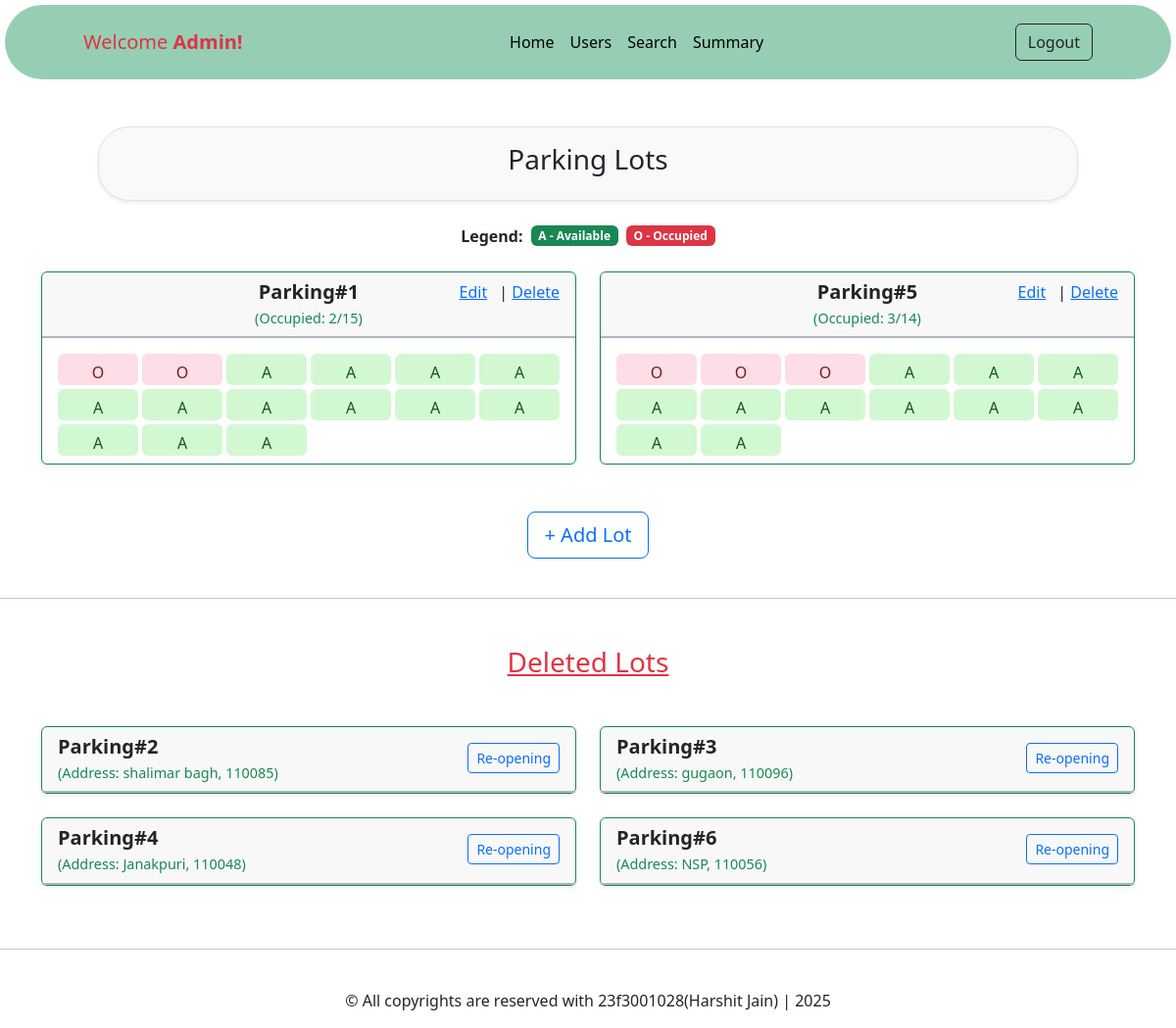
The page /home (signed in) on the database its author committed.
### app/models/parking_lot.py (models this page shows, shortened)
class parking_lot(db.Model):
    __tablename__ = 'parking_lot'
    lot_id = db.Column(db.Integer, primary_key=True, autoincrement=True)
    location = db.Column(db.String(100), nullable=False)
    address = db.Column(db.String(250), nullable=False)
    pin_code = db.Column(db.Integer, nullable=False)
    total_spots = db.Column(db.Integer, nullable=False)
    price = db.Column(db.Integer, nullable=False)
    status = db.Column(db.String(20), default='active')  # 'active', 'deleted'
    spots = db.relationship('parking_spot', backref='lot', lazy=True)
    @property
    def total_no_spots(self):
        return len([spot for spot in self.spots if spot.is_active])
    @property
    def occupied_spots(self):
        return len([spot for spot in self.spots if spot.is_active and spot.status == 'occupied'])

### app/models/parking_spot.py (models this page shows)
class parking_spot(db.Model):
    __tablename__ = 'parking_spot'
    spot_id = db.Column(db.Integer, primary_key=True, autoincrement=True)
    lot_id = db.Column(db.Integer, db.ForeignKey('parking_lot.lot_id', ondelete='RESTRICT', onupdate='CASCADE'))
    status = db.Column(db.String(20), nullable=False) # status = 'occupied' or 'available'
    is_active = db.Column(db.Boolean, default=True)  # True = exists, False = deleted

### app/routes/admin.py (the view)
@admin_bp.route('/home')
@admin_required
def view_lots():
    lots = parking_lot.query.filter_by(status='active').all()
    old_lots = parking_lot.query.filter_by(status='deleted').all()
    return render_template('admin/admin_dash.html', lots=lots, old_lots=old_lots)

### app/routes/admin.py (called while the page is built)
def admin_required(f):
    @wraps(f)
    def decorated_function(*args, **kwargs):
        if 'admin' not in session:
            return redirect(url_for('auth.adminlogin'))
        return f(*args, **kwargs)
    return decorated_function

### app/templates/admin/admin_dash.html (shortened to what this page needs)
{% extends "admin/base.html" %}
{% block heading %} Parking Lots{% endblock %}
{% block content %}
  <div class="mt-4 d-flex justify-content-center align-items-center gap-2">
    <strong>Legend:</strong>
    <span class="badge bg-success">A - Available</span>
    <span class="badge bg-danger">O - Occupied</span>
  </div>
  <br>
<div class="container">
  <div class="row">
    {% for lot in lots %}
    <div class="col-md-6 mb-4">
      <div class="card shadow-sm border border-success">
        <div class="card-header py-2 border-bottom border-dark-subtle border-2">
          <div class="d-flex justify-content-between align-items-start">
            <div class="text-center w-100">
              <h5 class="mb-1"><strong>Parking#{{ lot.lot_id }}</strong></h5>
              <p class="text-success mb-0" style="font-size: 0.9rem;">(Occupied: {{ lot.occupied_spots }}/{{ lot.total_no_spots }})</p>
            </div>
            <div class="position-absolute end-0 top-0 mt-2 me-3">
              <a href="{{ url_for('admin.update_lot', lot_id=lot.lot_id) }}" class="text-primary me-2">Edit</a> |
              <a href="{{ url_for('admin.delete_lot', lot_id=lot.lot_id) }}" class="text-primary"
              onclick="return confirm('Are you sure you want to delete this lot? This action cannot be undone!')">Delete</a>
            </div>
          </div>
        </div>
        <div class="card-body pt-3 pb-2">
          <div class="row gx-1 gy-1">
            {% for spot in lot.spots if spot.is_active %}
            <div class="col-2">
              <a href="{{ url_for('admin.view_spot', spot_id=spot.spot_id) }}"
                class="w-100 btn spot-btn
                {% if spot.status == 'occupied' %}occupied{% else %}available{% endif %}">
                {{ 'O' if spot.status == 'occupied' else 'A' }}
              </a>
            </div>
            {% endfor %}
          </div>
        </div>
      </div>
    </div>
    {% endfor %}
  </div>
  <div class="text-center mt-4">
    <a href="{{ url_for('admin.create_lot') }}" class="btn btn-outline-primary btn-lg">+ Add Lot</a>
  </div>
</div>
<br>
<hr>
<div class="container">
  <h3 class="text-danger my-5 text-center"><u>Deleted Lots</u></h3>
  <div class="row">
    {% for lot in old_lots %}
    <div class="col-md-6 mb-4">
      <div class="card shadow-sm border border-success">
        <div class="card-header py-2 border-bottom border-dark-subtle border-2">
          <div class="d-flex justify-content-between align-items-start">
            <div class="text-left w-100">
              <h5 class="mb-1"><strong>Parking#{{ lot.lot_id }}</strong></h5>
              <p class="text-success mb-0" style="font-size: 0.9rem;">(Address: {{ lot.address }}, {{ lot.pin_code }})</p>
            </div>
            <div class="position-absolute end-0 top-2 mt-2 me-3">
              <a href="{{ url_for('admin.reopen_lot', lot_id=lot.lot_id) }}" class="btn btn-outline-primary btn-lg btn-sm">Re-opening</a>
            </div>
          </div>
        </div>
      </div>
    </div>
    {% endfor %}
  </div>
</div>
{% endblock %}

### app/templates/admin/base.html (shortened to what this page needs)
<!DOCTYPE html>
<html lang="en">
<head>
    <link href="https://cdn.jsdelivr.net/npm/bootstrap@5.3.6/dist/css/bootstrap.min.css" rel="stylesheet">
    <link href="https://cdn.jsdelivr.net/npm/bootstrap-icons@1.10.5/font/bootstrap-icons.css" rel="stylesheet">
</head>
<body>
<nav class="navbar navbar-expand-lg navbar-dark mb-5 rounded-pill" style="background-color: #96ceb4; margin: 5px 5px 5px 5px ;">
  <div class='container-fluid' style="padding: 10px 80px 10px 80px;">
    <span class="navbar-brand text-danger"> Welcome <b>Admin!</b></span>
    <div class="collapse navbar-collapse justify-content-center">
      <ul class="navbar-nav">
        <li class="nav-item"><a class="nav-link text-black" href="{{ url_for('admin.view_lots') }}">Home</a></li>
        <li class="nav-item"><a class="nav-link text-black" href="{{ url_for('admin.view_users') }}">Users</a></li>
        <li class="nav-item"><a class="nav-link text-black" href="{{ url_for('admin.search') }}">Search</a></li>
        <li class="nav-item"><a class="nav-link text-black" href="{{ url_for('admin.admin_summary') }}">Summary</a></li>
      </ul>
    </div>
    <a class="btn btn-outline-dark" href="{{ url_for('auth.adminlogout') }}">Logout</a>
  </div>
</nav>
    <div class="container col-lg-10 mb-3 border rounded-5 shadow-sm p-3 bg-light">
        <h3 class="text-center"> {% block heading %} {% endblock%}</h3>
    </div>
    <main>
        {% block content %} {%endblock%}
    </main>
<br><hr><br>
    <footer class="text-center">
        <p> &copy; All copyrights are reserved with 23f3001028(Harshit Jain) | 2025</p>
    </footer>
</body>
</html>

### app/templates/admin/admin_dash.html (style rules this page uses)
.spot-btn { height: 32px; font-weight: 600; font-size: 0.9rem; border-radius: 0.5rem; border: none; transition: 0.2s ease; }
.spot-btn.available { background-color: #d2f8d2; color: #155724; }
.spot-btn.occupied { background-color: #fddde6; color: #721c24; }

### rows shown on the page
parking_lot: lot_id "1", occupied_spots "2", total_no_spots "15"
parking_spot: status "O"
parking_spot: status "O"
parking_spot: status "A"
parking_spot: status "A"
parking_spot: status "A"
parking_spot: status "A"
parking_spot: status "A"
parking_spot: status "A"
parking_spot: status "A"
parking_spot: status "A"
parking_spot: status "A"
parking_spot: status "A"
parking_spot: status "A"
parking_spot: status "A"
parking_spot: status "A"
parking_lot: lot_id "5", occupied_spots "3", total_no_spots "14"
parking_spot: status "O"
parking_spot: status "O"
parking_spot: status "O"
parking_spot: status "A"
parking_spot: status "A"
parking_spot: status "A"
parking_spot: status "A"
parking_spot: status "A"
parking_spot: status "A"
parking_spot: status "A"
parking_spot: status "A"
parking_spot: status "A"
parking_spot: status "A"
parking_spot: status "A"
parking_lot: lot_id "2", address "shalimar bagh", pin_code "110085"
parking_lot: lot_id "3", address "gugaon", pin_code "110096"
parking_lot: lot_id "4", address "Janakpuri", pin_code "110048"
parking_lot: lot_id "6", address "NSP", pin_code "110056"
